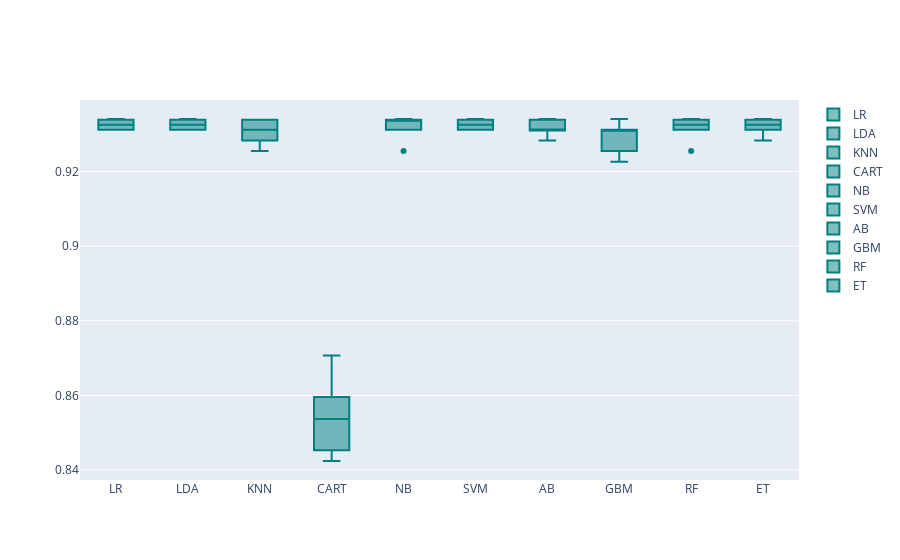

Notebook cell for this chart:
### Code cell
models = GetBasedModel()
names,results = BasedLine2(X_train, y_train, models)
# 箱式图 为 d最小值、第一四分位数、中位数、第三四分位数和最大值
PlotBoxR().PlotResult(names, results)

### Figure 1 — Plotly figure (JSON) as saved in the notebook; plotly's stock layout.template omitted (floating-point values rounded to 4 significant figures)
{"data": [{"marker": {"color": "rgb(0, 128, 128)"}, "name": "LR", "y": [0.9341, 0.9312, 0.9312, 0.9312, 0.9312, 0.9312, 0.9339, 0.9339, 0.9339, 0.9339], "type": "box"}, {"marker": {"color": "rgb(0, 128, 128)"}, "name": "LDA", "y": [0.9341, 0.9312, 0.9312, 0.9312, 0.9312, 0.9312, 0.9339, 0.9339, 0.9339, 0.9339], "type": "box"}, {"marker": {"color": "rgb(0, 128, 128)"}, "name": "KNN", "y": [0.9312, 0.9312, 0.9284, 0.9284, 0.9312, 0.9255, 0.9282, 0.9339, 0.9339, 0.9339], "type": "box"}, {"marker": {"color": "rgb(0, 128, 128)"}, "name": "CART", "y": [0.8453, 0.8596, 0.8567, 0.8481, 0.8424, 0.8539, 0.8534, 0.8707, 0.8448, 0.8707], "type": "box"}, {"marker": {"color": "rgb(0, 128, 128)"}, "name": "NB", "y": [0.9341, 0.9312, 0.9255, 0.9312, 0.9312, 0.9341, 0.9339, 0.9339, 0.9339, 0.9339], "type": "box"}, {"marker": {"color": "rgb(0, 128, 128)"}, "name": "SVM", "y": [0.9341, 0.9312, 0.9312, 0.9312, 0.9312, 0.9312, 0.9339, 0.9339, 0.9339, 0.9339], "type": "box"}, {"marker": {"color": "rgb(0, 128, 128)"}, "name": "AB", "y": [0.9312, 0.9341, 0.9284, 0.9284, 0.9312, 0.9312, 0.9339, 0.9339, 0.931, 0.9339], "type": "box"}, {"marker": {"color": "rgb(0, 128, 128)"}, "name": "GBM", "y": [0.9341, 0.9312, 0.9255, 0.9226, 0.9255, 0.9312, 0.931, 0.9339, 0.9253, 0.931], "type": "box"}, {"marker": {"color": "rgb(0, 128, 128)"}, "name": "RF", "y": [0.9341, 0.9312, 0.9312, 0.9255, 0.9312, 0.9312, 0.9339, 0.9339, 0.9339, 0.9339], "type": "box"}, {"marker": {"color": "rgb(0, 128, 128)"}, "name": "ET", "y": [0.9341, 0.9312, 0.9284, 0.9312, 0.9312, 0.9312, 0.9339, 0.9339, 0.9339, 0.9339], "type": "box"}], "layout": {}}
